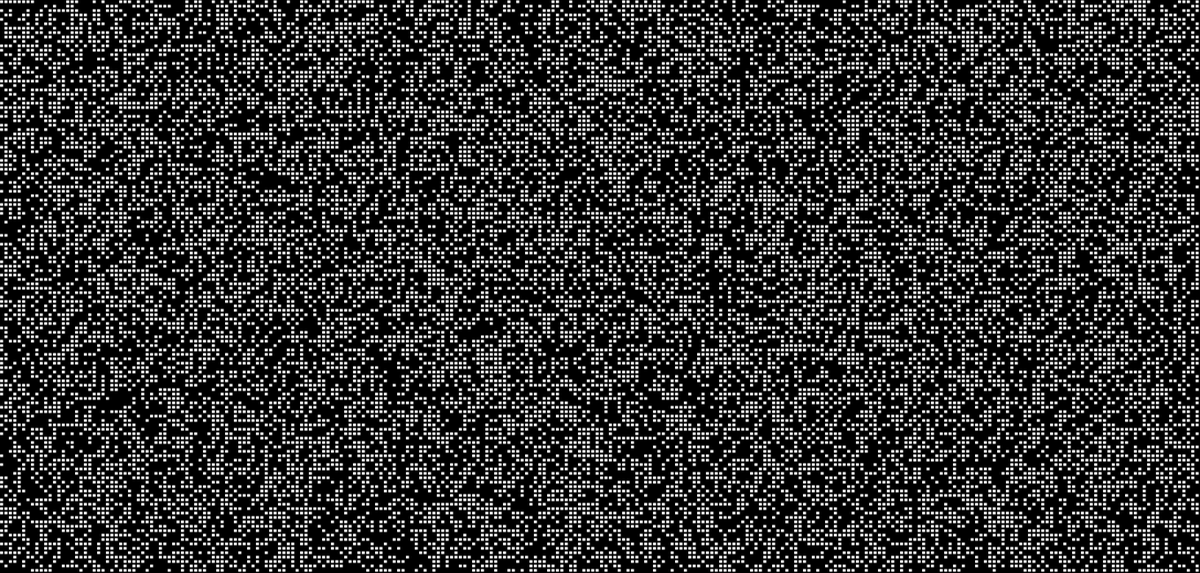
Frame 1 (no input)
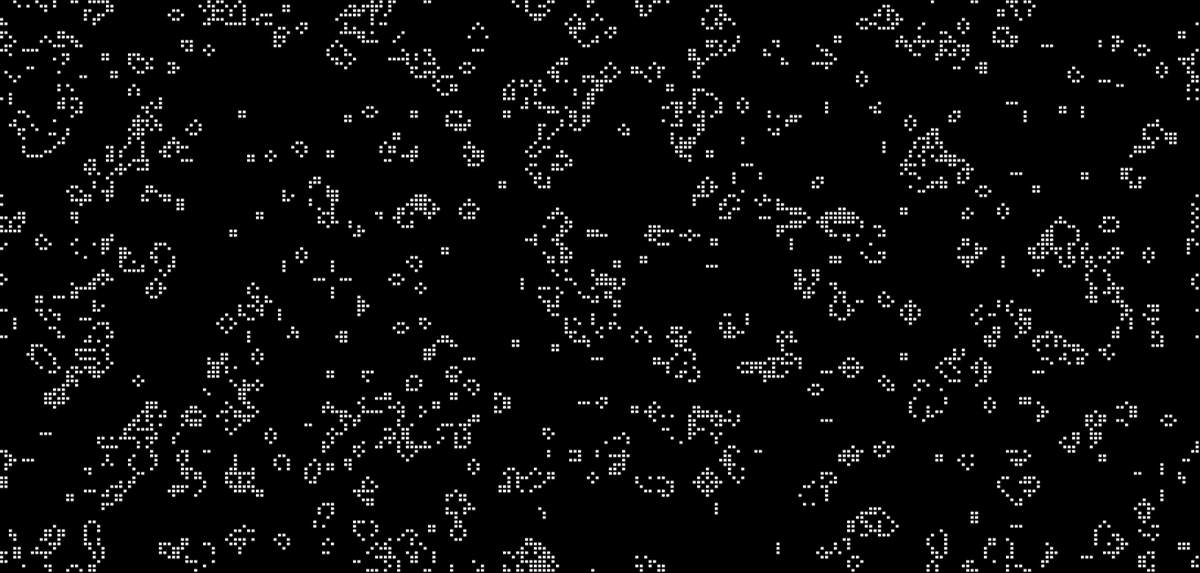
Frame 60 (no input)
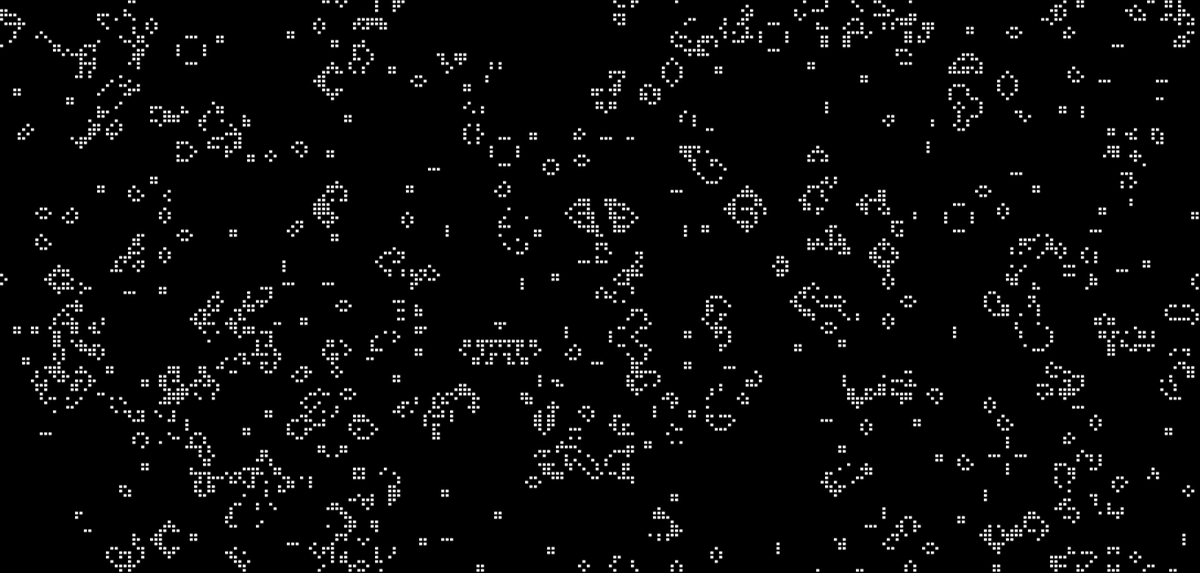
Frame 120 (the mouse pressed at the canvas centre since frame 60)

The p5.js sketch that drew these frames (run headless with seeded random() and noise() and a simulated clock; from frame 60 on, the mouse is pressed at the canvas centre):

// p5.js sketch
// ── sketch.js
function make2DArray(cols, rows) {
  let arr = new Array(cols);
  for (let i = 0; i < arr.length; i++) {
    arr[i] = new Array(rows);
  }
  return arr;
}

let grid;
let cols;
let rows;
let resolution = 5;

function setup() {
  createCanvas(1360, 650);
  cols = width / resolution;
  rows = height / resolution;
  grid = make2DArray(cols, rows);
  for (let i = 0; i < cols; i++) {
    for (let j = 0; j < rows; j++) {
      grid[i][j] = floor(random(2));
    }
  }
}

function draw() {
  background(0);
  for (let i = 0; i < cols; i++) {
    for (let j = 0; j < rows; j++) {
      let x = i * resolution;
      let y = j * resolution;
      if (grid[i][j] == 1) {
        fill(255);
        stroke(0);
        rect(x, y, resolution - 1, resolution - 1);
      }
    }
  }
  let next = make2DArray(cols, rows);

  for (let i = 0; i < cols; i++) {
    for (let j = 0; j < rows; j++) {
      let state = grid[i][j];

      let sum = 0;
      let neighbors = countNeighbors(grid, i, j);

      if (state == 0 && neighbors == 3) {
        next[i][j] = 1;
      } else if (state == 1 && (neighbors < 2 || neighbors > 3)) {
        next[i][j] = 0;
      } else {
        next[i][j] = state;
      }
    }
  }

  grid = next;
}

function countNeighbors(grid, x, y) {
  let sum = 0;
  for (let i = -1; i < 2; i++) {
    for (let j = -1; j < 2; j++) {
      let col = (x + i + cols) % cols;
      let row = (y + j + rows) % rows;
      sum += grid[col][row];
    }
  }
  sum -= grid[x][y];
  return sum;
}
